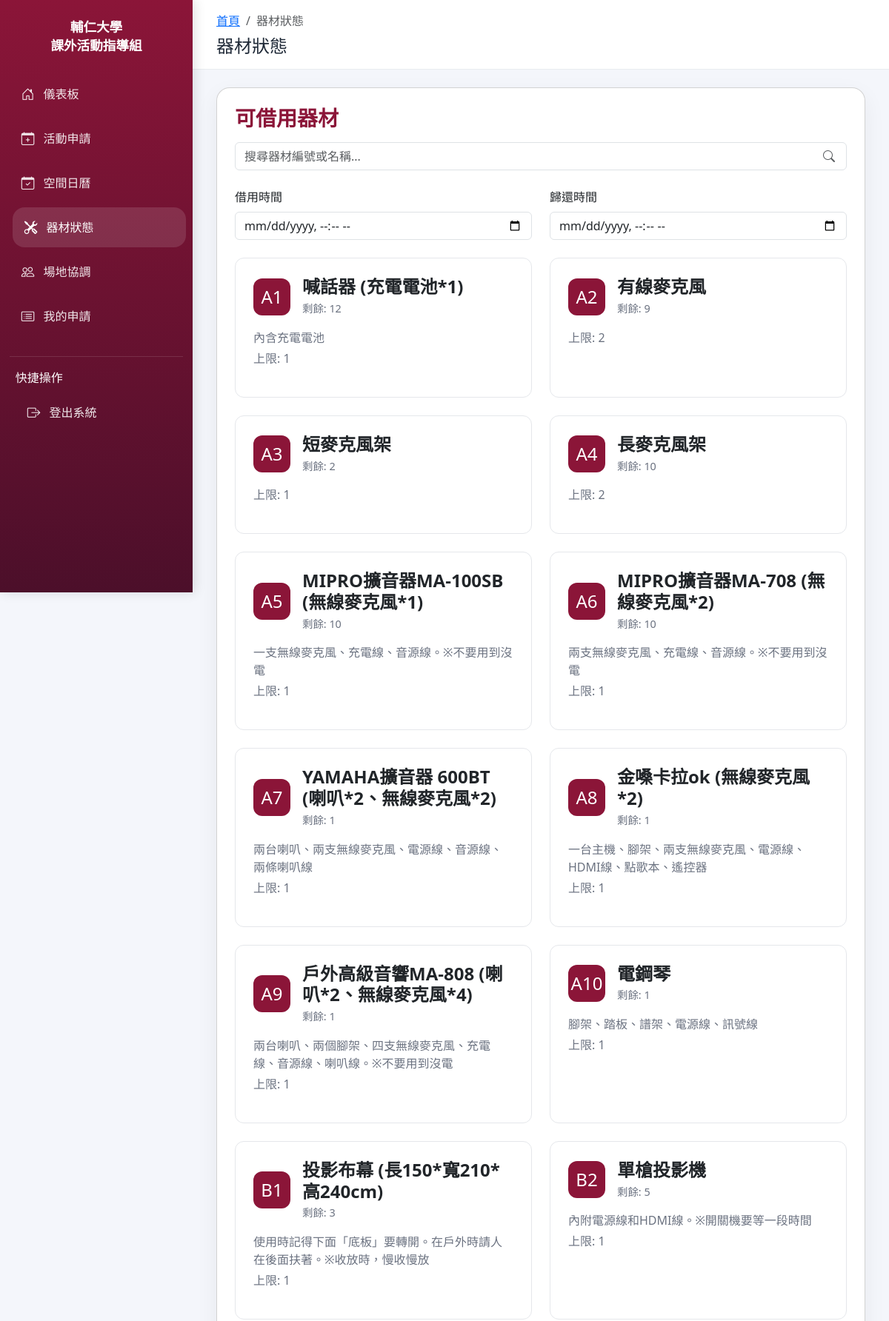
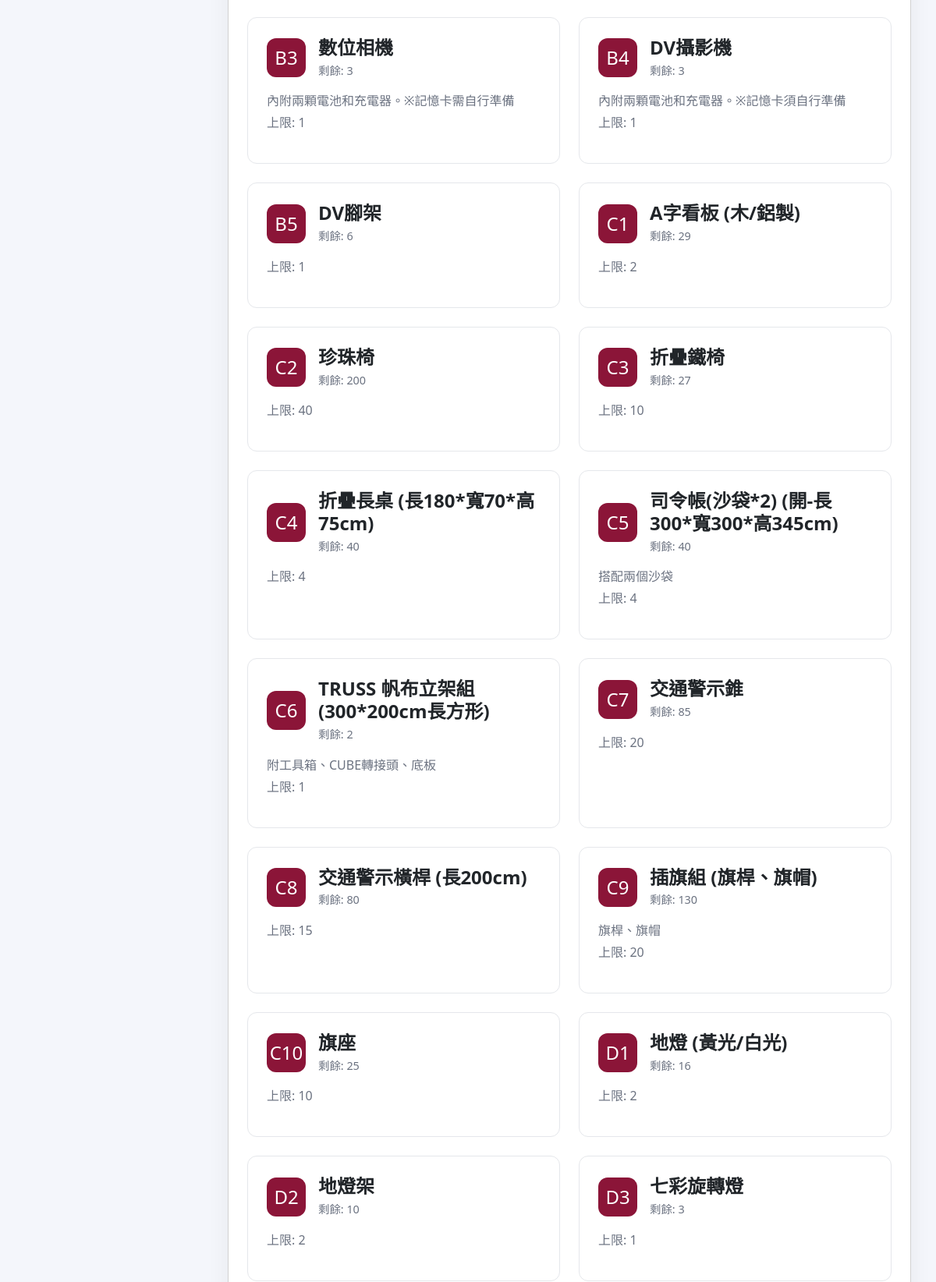
Page /student/equipment.php (signed in, upper part) on the committed database (2 pictures, top to bottom).
### tables this page shows
CREATE TABLE `equipment` (
  `equipment_id` int(11) NOT NULL,
  `code` varchar(10) DEFAULT NULL,
  `name` varchar(100) NOT NULL,
  `description` text,
  `borrowing_limit` int(11) DEFAULT NULL,
  `total_quantity` int(11) NOT NULL,
  `equipment_status` enum('available','maintenance') DEFAULT 'available',
  `status` int(11) NOT NULL,
  `created_at` timestamp NULL DEFAULT CURRENT_TIMESTAMP
);

### student/equipment.php (the view, shortened to what this page needs)
<?php
require_once(__DIR__ . "/../DB/db_config.php");
$sql = "SELECT * FROM equipment WHERE status = 'available'";
$result_equipment = $conn->query($sql);
$equipment = [];
if ($result_equipment) {
    $equipment_list = $result_equipment->fetch_all(MYSQLI_ASSOC);
    foreach ($equipment_list as $eq) {
        $equipment[] = [
            'equipment_id' => $eq['equipment_id'],
            'name' => $eq['name'],
            'description' => $eq['description'],
            'borrowing_limit' => $eq['borrowing_limit'],
            'total_quantity' => $eq['total_quantity'],
            'available_quantity' => $eq['total_quantity'],
            'code' => $eq['code']
        ];
    }
}
?>
<!DOCTYPE html>
<html lang="zh-TW">
<head>
    <link href="https://cdn.jsdelivr.net/npm/bootstrap@5.3.0/dist/css/bootstrap.min.css" rel="stylesheet">
    <link href="https://cdn.jsdelivr.net/npm/bootstrap-icons@1.10.5/font/bootstrap-icons.css" rel="stylesheet">
</head>
<body>
    <?php include(__DIR__ . "/../includes/sidebar.php"); ?>
    <main class="main-content">
        <header class="top-navbar">
            <div>
                <ol class="breadcrumb mb-0">
                    <li class="breadcrumb-item"><a href="dashboard.php">首頁</a></li>
                    <li class="breadcrumb-item active" aria-current="page">器材狀態</li>
                </ol>
                <h4 class="mt-2 mb-0">器材狀態</h4>
            </div>
        </header>
        <section class="content-wrapper">
            <div class="card">
                <h3>可借用器材</h3>
            <div class="mb-4 position-relative">
                <input
                    type="text"
                    id="searchEquipment"
                    class="form-control pe-5"
                    placeholder="搜尋器材編號或名稱..."
                >
                <i class="bi bi-search position-absolute top-50 end-0 translate-middle-y me-3 text-muted"></i>
            </div>
            <div class="row mb-4">
                <div class="col-md-6">
                    <label class="form-label">借用時間</label>
                    <input type="datetime-local" id="borrow_time" class="form-control">
                </div>
                <div class="col-md-6">
                    <label class="form-label">歸還時間</label>
                    <input type="datetime-local" id="return_time" class="form-control">
                </div>
            </div>
                <form id="equipmentForm">
                    <div class="equipment-grid">
                    <?php foreach ($equipment as $item): ?>
                        <div class="equipment-card"
                            data-equipment-id="<?= $item['equipment_id'] ?>"
                            data-name="<?= htmlspecialchars($item['name']) ?>"
                            data-code="<?= htmlspecialchars($item['code']) ?>">
                            <div class="equipment-header">
                                <div class="equipment-icon">
                                    <?= htmlspecialchars($item['code']) ?>
                                </div>
                                <div class="equipment-info">
                                    <h4><?= htmlspecialchars($item['name']) ?></h4>
                                    <div class="status">
                                        剩餘:
                                        <span class="available-qty">
                                            <?= $item['total_quantity'] ?>
                                        </span>
                                    </div>
                                </div>
                            </div>
                            <div class="equipment-details">
                                <p><?= htmlspecialchars($item['description']) ?></p>
                                <p>上限: <?= $item['borrowing_limit'] > 0 ? $item['borrowing_limit'] : '不限' ?></p>
                            </div>
                        </div>
                        <?php endforeach; ?>
                    </div>
                </form>
            </div>
        </section>
    </main>
</body>
</html>

### student/equipment.php (style rules this page uses)
:root { --primary: #8B1538; --sidebar: #4c0f2a; --sidebar-hover: #6a1d43; --bg: #f4f6fb; --card: #ffffff; }
* { box-sizing: border-box; }
body { margin: 0; min-height: 100vh; font-family: 'Segoe UI', Tahoma, Geneva, Verdana, sans-serif; background: var(--bg); color: #1f2937; }
.main-content { margin-left: 260px; min-height: 100vh; transition: margin-left 0.25s ease; }
.top-navbar { background: white; border-bottom: 1px solid #e9ecef; padding: 1rem 2rem; display: flex; justify-content: space-between; align-items: center; position: sticky; top: 0; z-index: 1100; }
.top-navbar .breadcrumb { margin: 0; background: transparent; padding: 0; }
.content-wrapper { padding: 1.5rem 2rem 2rem; }
.card { background: var(--card); border-radius: 18px; box-shadow: 0 10px 30px rgba(15,23,42,0.06); padding: 1.5rem; margin-bottom: 1.5rem; }
.card h3 { margin-bottom: 1rem; font-weight: 700; color: var(--primary); }
.equipment-grid { display: grid; grid-template-columns: repeat(auto-fit, minmax(300px, 1fr)); gap: 1.5rem; }
.equipment-card { background: white; border: 1px solid #e5e7eb; border-radius: 12px; padding: 1.5rem; transition: box-shadow 0.25s ease, transform 0.15s ease; }
.equipment-header { display: flex; align-items: center; gap: 1rem; margin-bottom: 1rem; }
.equipment-icon { width: 50px; height: 50px; border-radius: 12px; background: var(--primary); color: white; display: flex; align-items: center; justify-content: center; font-size: 1.5rem; flex-shrink: 0; }
.equipment-info h4 { margin: 0 0 0.25rem; font-weight: 600; }
.equipment-info .status { color: #6b7280; font-size: 0.9rem; }
.equipment-details { margin-bottom: 1rem; }
.equipment-details p { margin: 0.25rem 0; color: #6b7280; }

### rows in the picture
equipment: code "A1", name "喊話器 (充電電池*1)", total_quantity "12", description "內含充電電池", borrowing_limit "1"
equipment: code "A2", name "有線麥克風", total_quantity "9", borrowing_limit "2"
equipment: code "A3", name "短麥克風架", total_quantity "2", borrowing_limit "1"
equipment: code "A4", name "長麥克風架", total_quantity "10", borrowing_limit "2"
equipment: code "A5", name "MIPRO擴音器MA-100SB (無線麥克風*1)", total_quantity "10", description "一支無線麥克風、充電線、音源線。※不要用到沒電", borrowing_limit "1"
equipment: code "A6", name "MIPRO擴音器MA-708 (無線麥克風*2)", total_quantity "10", description "兩支無線麥克風、充電線、音源線。※不要用到沒電", borrowing_limit "1"
equipment: code "A7", name "YAMAHA擴音器 600BT (喇叭*2、無線麥克風*2)", total_quantity "1", description "兩台喇叭、兩支無線麥克風、電源線、音源線、兩條喇叭線", borrowing_limit "1"
equipment: code "A8", name "金嗓卡拉ok (無線麥克風*2)", total_quantity "1", description "一台主機、腳架、兩支無線麥克風、電源線、HDMI線、點歌本、遙控器", borrowing_limit "1"
equipment: code "A9", name "戶外高級音響MA-808 (喇叭*2、無線麥克風*4)", total_quantity "1", description "兩台喇叭、兩個腳架、四支無線麥克風、充電線、音源線、喇叭線。※不要用到沒電", borrowing_limit "1"
equipment: code "A10", name "電鋼琴", total_quantity "1", description "腳架、踏板、譜架、電源線、訊號線", borrowing_limit "1"
equipment: code "B1", name "投影布幕 (長150*寬210*高240cm)", total_quantity "3", description "使用時記得下面「底板」要轉開。在戶外時請人在後面扶著。※收放時，慢收慢放", borrowing_limit "1"
equipment: code "B2", name "單槍投影機", total_quantity "5", description "內附電源線和HDMI線。※開關機要等一段時間", borrowing_limit "1"
equipment: code "B3", name "數位相機", total_quantity "3", description "內附兩顆電池和充電器。※記憶卡需自行準備", borrowing_limit "1"
equipment: code "B4", name "DV攝影機", total_quantity "3", description "內附兩顆電池和充電器。※記憶卡須自行準備", borrowing_limit "1"
equipment: code "B5", name "DV腳架", total_quantity "6", borrowing_limit "1"
equipment: code "C1", name "A字看板 (木/鋁製)", total_quantity "29", borrowing_limit "2"
equipment: code "C2", name "珍珠椅", total_quantity "200", borrowing_limit "40"
equipment: code "C3", name "折疊鐵椅", total_quantity "27", borrowing_limit "10"
equipment: code "C4", name "折疊長桌 (長180*寬70*高75cm)", total_quantity "40", borrowing_limit "4"
equipment: code "C5", name "司令帳(沙袋*2) (開-長300*寬300*高345cm)", total_quantity "40", description "搭配兩個沙袋", borrowing_limit "4"
equipment: code "C6", name "TRUSS 帆布立架組 (300*200cm長方形)", total_quantity "2", description "附工具箱、CUBE轉接頭、底板", borrowing_limit "1"
equipment: code "C7", name "交通警示錐", total_quantity "85", borrowing_limit "20"
equipment: code "C8", name "交通警示橫桿 (長200cm)", total_quantity "80", borrowing_limit "15"
equipment: code "C9", name "插旗組 (旗桿、旗帽)", total_quantity "130", description "旗桿、旗帽", borrowing_limit "20"
equipment: code "C10", name "旗座", total_quantity "25", borrowing_limit "10"
equipment: code "D1", name "地燈 (黃光/白光)", total_quantity "16", borrowing_limit "2"
equipment: code "D2", name "地燈架", total_quantity "10", borrowing_limit "2"
equipment: code "D3", name "七彩旋轉燈", total_quantity "3", borrowing_limit "1"
